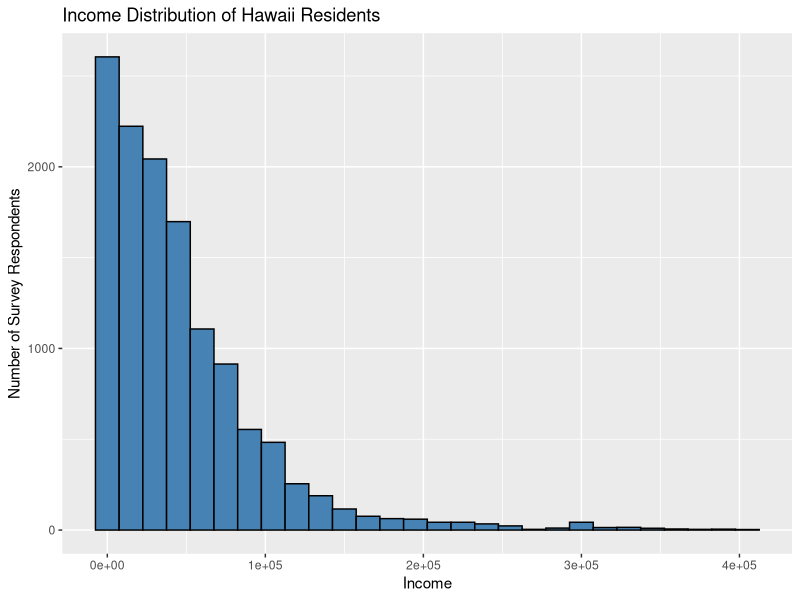
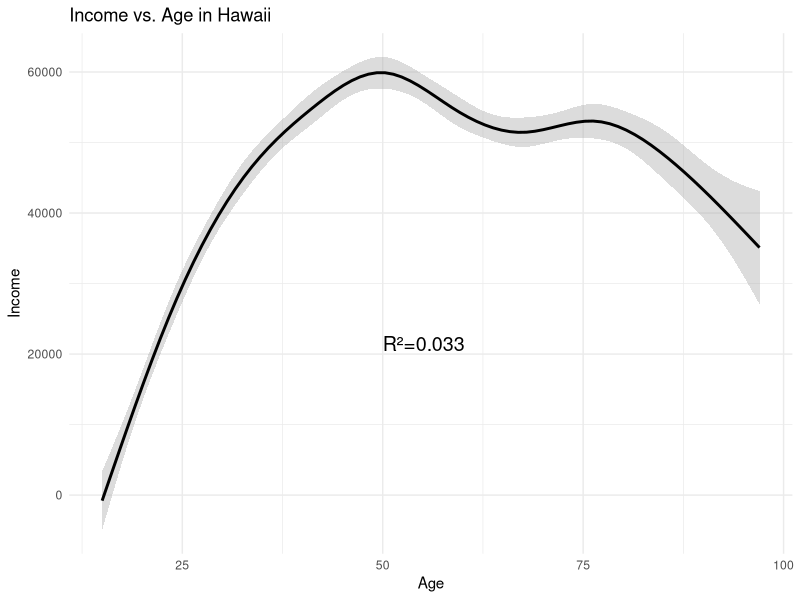
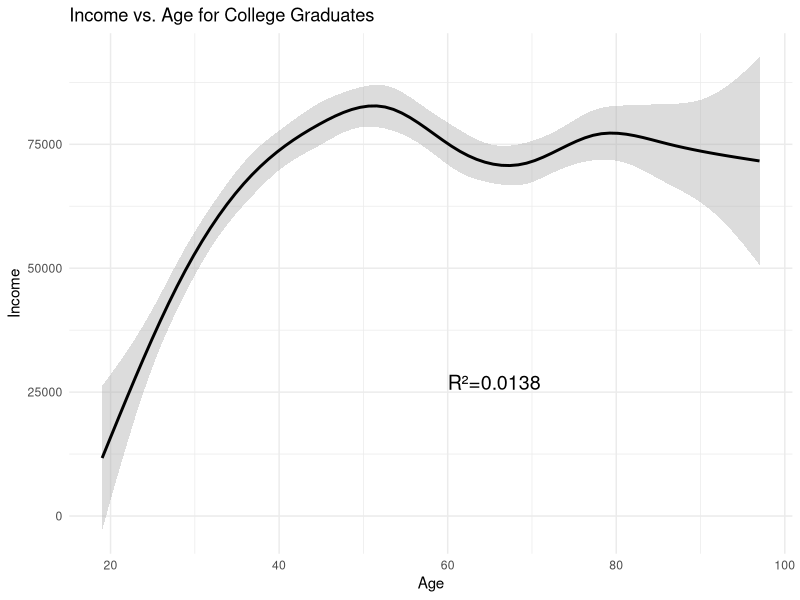
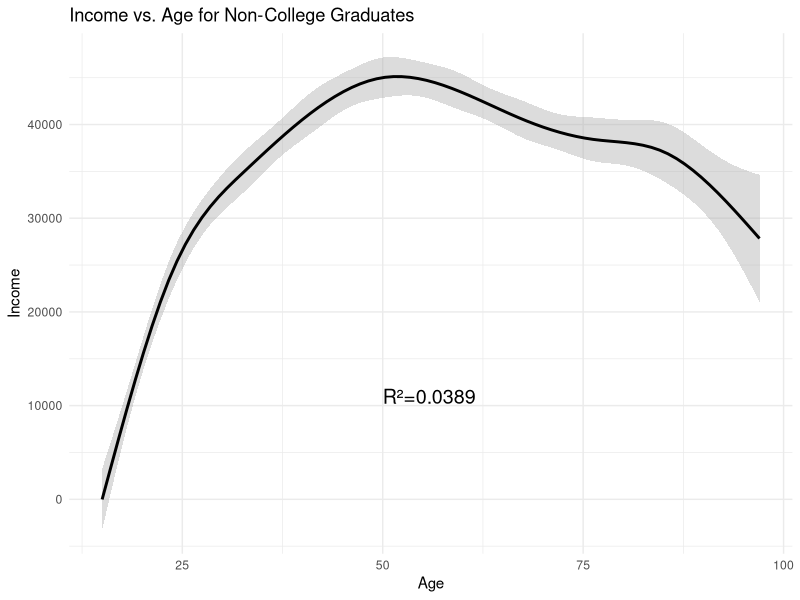

The R script that drew these images, in order:
#Exercise 3
#Michael Manolakis - Econ 256 Data Vis - CRN 86179
#27 Jan 2025

#Load necessary library
library(tidyverse)
#set working directory; checker for dependent directory
if (Sys.info()['sysname'] == "Windows") {
  setwd("C:/Users/Michael/Desktop/Spring 2025/3 - Econ 256/R Studio Files/Econ256/exercise3")
} else if (Sys.info()['sysname'] == "Linux") {
  setwd("~/Desktop/Spring 2025/3 - Econ 256/R Studio Files/exercise3")
} else if (Sys.info()['sysname'] == "Darwin") {
  setwd("~/Desktop/Spring 2025/3 - Econ 256/R Studio Files/exercise1")}
#Last line above is for macOS

#Load the dataset
mydata<-read_csv("acs_HI_2022.csv")
#sidenote, the table has ages up to 97 years old, so i was unsure if we needed
#to adjust for ages that were 66 and over or not. in my case i did not

#step 1: Summarize Income in Hawaii
#summary statistics for income
summary(mydata$INCOME)
#median income for Hawaii residents is: $33300

#a histogram for income distribution of Hawaii residents
ggplot(mydata,aes(x=INCOME))+
  geom_histogram(color="black",binwidth=15000,fill='steelblue') +
  ggtitle("Income Distribution of Hawaii Residents")+
  xlab("Income")+
  ylab("Number of Survey Respondents")

#step 2: Income Differences by Education and Age
#persons who graduated college
grads<-mydata%>%filter(COLLEGE==1)
#persons under 30
young<-mydata%>%filter(AGE<30)
#graduates under 30
younggrads<-mydata%>%filter(COLLEGE==1&AGE<30)

#median income for above subgroups
summary(grads$INCOME) 
summary(young$INCOME)
summary(younggrads$INCOME)

#Median income of college grads: $57980
#Median income of people under 30: $12000
#Median income of college grads under 30: $30440

#Step 3: Plot Income vs. Age
#Overall income vs age
ggplot(mydata,aes(x=AGE,y=INCOME))+
  geom_smooth(color="black",binwidth=15000,fill='darkgrey')+
  theme_minimal()+
  ggtitle("Income vs. Age in Hawaii")+
  xlab("Age")+
  ylab("Income")+
  annotate('text',x=50,y=21500,label=paste0('R²=',round(summary(lm(
    AGE~INCOME,data=mydata))$r.squared,4)),size=5,hjust=0)
#age that income overall peaks for is about 50 years old

#Income by age for college graduates
ggplot(grads,aes(x=AGE,y=INCOME))+
  geom_smooth(color="black",binwidth=15000,fill='darkgrey')+
  theme_minimal()+
  ggtitle("Income vs. Age for College Graduates")+
  xlab("Age")+
  ylab("Income")+
  annotate('text',x=60,y=27000,label=paste0('R²=',round(summary(lm(
    AGE~INCOME,data=grads))$r.squared,4)),size=5,hjust=0)
#age that income peaks for college graduates is about 51 years old

#Income by age for non-college graduates
nongrads<-mydata%>%
  filter(COLLEGE==0)

ggplot(nongrads,aes(x=AGE,y=INCOME))+
  geom_smooth(color="black",binwidth=15000,fill='darkgrey')+
  theme_minimal()+
  ggtitle("Income vs. Age for Non-College Graduates")+
  xlab("Age")+
  ylab("Income")+
  annotate('text',x=50,y=11000,label=paste0('R²=',round(summary(lm(
    AGE~INCOME,data=nongrads))$r.squared,4)),size=5,hjust=0)
#age that income peaks for non-graduates is about 50 years old

#Step 4: Calculate the income difference at age 40
#Filter data for age 40 with `group%>%filter(AGE==40)`
#mean and median income difference
average_diff_40<-mean((grads%>%filter(AGE==40))$INCOME,na.rm=TRUE)-
  mean((nongrads%>%filter(AGE==40))$INCOME,na.rm=TRUE)

median_diff_40<-median((grads%>%filter(AGE==40))$INCOME,na.rm=TRUE)-
  median((nongrads%>%filter(AGE==40))$INCOME,na.rm=TRUE)

#At age 40, college graduates based on the median make $43800 more, and based
#and based upon the average make about $39780 more
